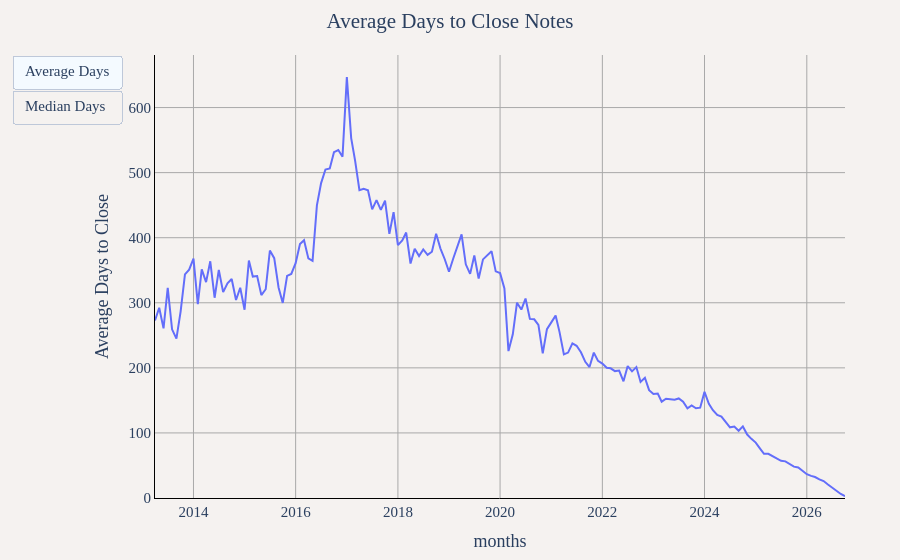

Notebook source saved alongside this figure:
### Markdown cell above
## Average Time to Close Notes

### Code cell
df = duckdb.sql("""
SELECT
    YEAR(created_at) as year,
    MONTH(created_at) as month,
    CONCAT(YEAR(created_at), '-', LPAD(CAST(MONTH(created_at) as VARCHAR), 2, '0')) as months,
    AVG(DATEDIFF('day', created_at, closed_at)) as "Average Days to Close",
    MEDIAN(DATEDIFF('day', created_at, closed_at)) as "Median Days to Close",
    COUNT(*) as "Closed Notes"
FROM '../notes_data/*.parquet'
WHERE closed_at IS NOT NULL
GROUP BY YEAR(created_at), MONTH(created_at)
ORDER BY year, month
""").df()

util.show_figure(
    [
        util.FigureConfig(
            title="Average Days to Close Notes",
            label="Average Days",
            x_col="months",
            y_col="Average Days to Close",
            query_or_df=df,
        ),
        util.FigureConfig(
            title="Median Days to Close Notes",
            label="Median Days",
            x_col="months",
            y_col="Median Days to Close",
            query_or_df=df,
        ),
    ]
)

### Figure 1 — Plotly figure (JSON) as saved in the notebook; plotly's stock layout.template omitted (floating-point values rounded to 4 significant figures; data arrays with more than 128 entries replaced by an {"elided": "..."} marker saying what was removed)
{"data": [{"hovertemplate": "Average Days to Close<br>%{x}<br>%{y:,} Average Days to Close<extra></extra>", "name": "Average Days to Close", "type": "scatter", "visible": true, "x": {"elided": "163 str values"}, "y": {"elided": "163 float values"}}, {"hovertemplate": "Average Days to Close<br>%{x}<br>%{y:,} Median Days to Close<extra></extra>", "name": "Average Days to Close", "type": "scatter", "visible": false, "x": {"elided": "163 str values"}, "y": {"elided": "163 float values"}}], "layout": {"barmode": "stack", "font": {"family": "Times", "size": 15}, "margin": {"b": 55, "l": 55, "r": 55, "t": 55}, "paper_bgcolor": "#f5f2f0", "plot_bgcolor": "#f5f2f0", "title": {"text": "Average Days to Close Notes", "x": 0.5}, "updatemenus": [{"buttons": [{"args": [{"visible": [true, false]}, {"title.text": "Average Days to Close Notes", "xaxis.title.text": "months", "yaxis.title.text": "Average Days to Close"}], "label": "Average Days", "method": "update"}, {"args": [{"visible": [false, true]}, {"title.text": "Median Days to Close Notes", "xaxis.title.text": "months", "yaxis.title.text": "Median Days to Close"}], "label": "Median Days", "method": "update"}], "type": "buttons"}], "xaxis": {"gridcolor": "darkgray", "linecolor": "black", "showgrid": true, "tickcolor": "black", "title": {"text": "months"}, "zerolinecolor": "darkgray"}, "yaxis": {"gridcolor": "darkgray", "linecolor": "black", "rangemode": "tozero", "showgrid": true, "tickcolor": "black", "title": {"text": "Average Days to Close"}, "zerolinecolor": "darkgray"}}}
